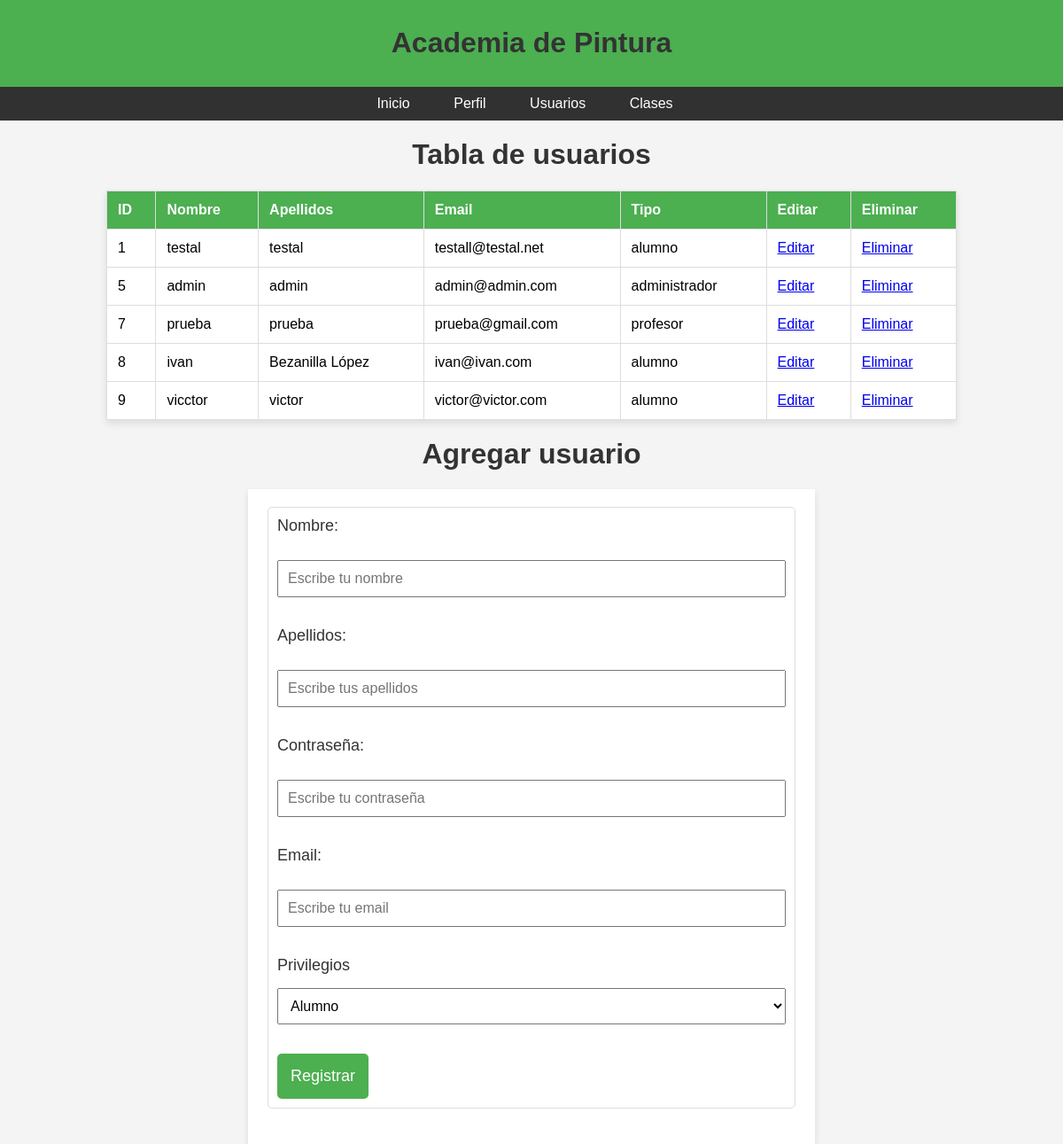
Page /proyecto/usuarios/listarusuarios.php on the committed database.
### tables this page shows
CREATE TABLE `usuario` (
  `id` int NOT NULL AUTO_INCREMENT,
  `nombre` varchar(55) NOT NULL,
  `apellidos` varchar(55) NOT NULL,
  `email` varchar(255) NOT NULL,
  `pass` varchar(255) NOT NULL,
  `tipo` enum('alumno','profesor','administrador') NOT NULL,
  PRIMARY KEY (`id`),
  UNIQUE KEY `ID` (`id`),
  UNIQUE KEY `email` (`email`),
  KEY `tipo` (`tipo`)
);

### proyecto/usuarios/listarusuarios.php (the view, shortened to what this page needs)
<?php
include "../bd/base_de_datos.php";
try {
    $sentencia = $base_de_datos->query("SELECT * FROM usuario;");
    $personas = $sentencia->fetchAll(PDO::FETCH_OBJ);
}catch(Exception $e){
    echo "Ocurrio un error:" . $e->getMessage();
}
?>
<!DOCTYPE html>
<html lang="es">
<head>
</head>
<body>
    <header>
        <h1>Academia de Pintura</h1>
    </header>
    <nav>
        <ul>
            <li><a href="../principal.php">Inicio</a></li>
            <li><a href="perfil.php">Perfil</a></li>
            <li><a href="listarusuarios.php">Usuarios</a></li>
            <li><a href="../clases/listarclases.php">Clases</a></li>
        </ul>
    </nav>
    <h1>Tabla de usuarios</h1>
    <table>
        <thead>
            <tr>
                <th>ID</th>
                <th>Nombre</th>
                <th>Apellidos</th>
                <th>Email</th>
                <th>Tipo</th>
                <th>Editar</th>
                <th>Eliminar</th>
            </tr>
        </thead>
        <tbody>
            <?php foreach($personas as $proyecto){ ?>
            <tr>
                <td><?php echo $proyecto->id ?></td>
                <td><?php echo $proyecto->nombre ?></td>
                <td><?php echo $proyecto->apellidos ?></td>
                <td><?php echo $proyecto->email ?></td>
                <td><?php echo $proyecto->tipo ?></td>
                <td><a href="<?php echo "./editar_usuario.php?id=" . $proyecto->id?>">Editar</a></td>
                <td><a href="<?php echo "./eliminar_usuario.php?id=" . $proyecto->id?>">Eliminar</a></td>
            </tr>
            <?php } ?>
        </tbody>
    </table>
    <h1>Agregar usuario</h1>
    <form method="post" action="aplicar_nuevo_usuario.php">
        <fieldset>
            <label for="nombre">Nombre:</label>
            <br>
            <input name="nombre" required type="text" id="nombre" placeholder="Escribe tu nombre">
            <br><br>
            <label for="apellidos">Apellidos:</label>
            <br>
            <input name="apellidos" required type="text" id="apellidos" placeholder="Escribe tus apellidos">
            <br><br>
            <label for="pass">Contraseña:</label>
            <br>
            <input name="pass" required type="password" id="pass" placeholder="Escribe tu contraseña">
            <br><br>
            <label for="email">Email:</label>
            <br>
            <input name="email" required type="text" id="email" placeholder="Escribe tu email">
            <br><br>
            <label for="tipo">Privilegios</label>
            <select name="tipo" required name="tipo" id="tipo">
                <option value="alumno">Alumno</option>
            </select>
            <br><br><input type="submit" value="Registrar">
        </fieldset>
    </form>
</body>
</html>

### proyecto/usuarios/listarusuarios.php (style rules this page uses)
body { font-family: Arial, sans-serif; background-color: #f4f4f4; margin: 0; padding: 0; display: flex; flex-direction: column; align-items: center; }
header { background-color: #4CAF50; color: #fff; padding: 10px; text-align: center; }
header, nav { width: 100%; display: block; }
nav { background-color: rgba(0, 0, 0, 0.8); padding: 10px 0; }
nav ul { list-style-type: none; margin: 0; padding: 0; text-align: center; }
nav ul li { display: inline-block; margin-right: 15px; }
nav ul li a { text-decoration: none; color: #fff; padding: 8px 15px; border-radius: 5px; }
table { border-collapse: collapse; width: 80%; box-shadow: 0 4px 8px rgba(0, 0, 0, 0.1); background-color: #fff; }
th, td { border: 1px solid #ddd; padding: 12px; text-align: left; }
th { background-color: #4CAF50; color: white; }
h1 { text-align: center; color: #333; margin-top: 20px; }
input[type="submit"] { padding: 8px 15px; border-radius: 5px; background-color: #fff; border: none; cursor: pointer; }
form { width: 50%; padding: 20px; background-color: #fff; box-shadow: 0 4px 8px rgba(0, 0, 0, 0.1); }
fieldset { border: 1px solid #ddd; border-radius: 5px; padding: 10px; margin-bottom: 20px; }
label { display: block; margin-bottom: 10px; font-size: 18px; color: #333; }
input[type="text"], input[type="password"], select { width: 100%; padding: 10px; margin-bottom: 15px; box-sizing: border-box; font-size: 16px; }
select { margin-top: 5px; }
input[type="submit"] { background-color: #4CAF50; color: white; padding: 15px; border: none; border-radius: 5px; cursor: pointer; font-size: 18px; }

### rows in the picture
usuario: id "1", nombre "testal", apellidos "testal", email "testall@testal.net", tipo "alumno"
usuario: id "5", nombre "admin", apellidos "admin", email "admin@admin.com", tipo "administrador"
usuario: id "7", nombre "prueba", apellidos "prueba", email "prueba@gmail.com", tipo "profesor"
usuario: id "8", nombre "ivan", apellidos "Bezanilla López", email "ivan@ivan.com", tipo "alumno"
usuario: id "9", nombre "vicctor", apellidos "victor", email "victor@victor.com", tipo "alumno"
